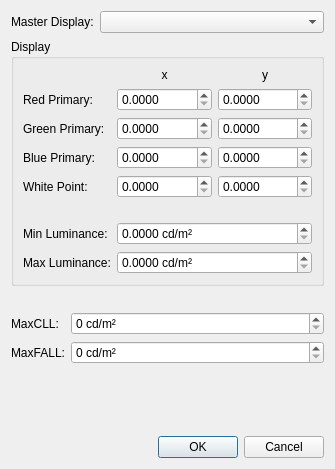
<?xml version="1.0" encoding="UTF-8"?>
<ui version="4.0">
 <class>VideoHDRMetadataOptionsDialog</class>
 <widget class="QDialog" name="VideoHDRMetadataOptionsDialog">
  <property name="geometry">
   <rect>
    <x>0</x>
    <y>0</y>
    <width>319</width>
    <height>469</height>
   </rect>
  </property>
  <property name="windowTitle">
   <string>Dialog</string>
  </property>
  <layout class="QVBoxLayout" name="verticalLayout">
   <item>
    <layout class="QFormLayout" name="formLayout_2">
     <item row="0" column="0">
      <widget class="QLabel" name="label">
       <property name="text">
        <string>Master Display:</string>
       </property>
      </widget>
     </item>
     <item row="0" column="1">
      <widget class="QComboBox" name="cmbMasterDisplay"/>
     </item>
    </layout>
   </item>
   <item>
    <widget class="QGroupBox" name="grpCustomDisplay">
     <property name="title">
      <string>Display</string>
     </property>
     <layout class="QFormLayout" name="formLayout_3">
      <item row="0" column="1">
       <layout class="QHBoxLayout" name="horizontalLayout_5" stretch="1,1">
        <item>
         <widget class="QLabel" name="label_5">
          <property name="text">
           <string>x</string>
          </property>
          <property name="alignment">
           <set>Qt::AlignCenter</set>
          </property>
         </widget>
        </item>
        <item>
         <widget class="QLabel" name="label_6">
          <property name="text">
           <string>y</string>
          </property>
          <property name="alignment">
           <set>Qt::AlignCenter</set>
          </property>
         </widget>
        </item>
       </layout>
      </item>
      <item row="1" column="0">
       <widget class="QLabel" name="label_4">
        <property name="text">
         <string>Red Primary:</string>
        </property>
       </widget>
      </item>
      <item row="1" column="1">
       <layout class="QHBoxLayout" name="horizontalLayout">
        <item>
         <widget class="QDoubleSpinBox" name="dblRedX">
          <property name="sizePolicy">
           <sizepolicy hsizetype="MinimumExpanding" vsizetype="Fixed">
            <horstretch>1</horstretch>
            <verstretch>0</verstretch>
           </sizepolicy>
          </property>
          <property name="decimals">
           <number>4</number>
          </property>
         </widget>
        </item>
        <item>
         <widget class="QDoubleSpinBox" name="dblRedY">
          <property name="sizePolicy">
           <sizepolicy hsizetype="MinimumExpanding" vsizetype="Fixed">
            <horstretch>1</horstretch>
            <verstretch>0</verstretch>
           </sizepolicy>
          </property>
          <property name="decimals">
           <number>4</number>
          </property>
         </widget>
        </item>
       </layout>
      </item>
      <item row="3" column="0">
       <widget class="QLabel" name="label_7">
        <property name="text">
         <string>Green Primary:</string>
        </property>
       </widget>
      </item>
      <item row="3" column="1">
       <layout class="QHBoxLayout" name="horizontalLayout_2">
        <item>
         <widget class="QDoubleSpinBox" name="dblGreenX">
          <property name="sizePolicy">
           <sizepolicy hsizetype="MinimumExpanding" vsizetype="Fixed">
            <horstretch>1</horstretch>
            <verstretch>0</verstretch>
           </sizepolicy>
          </property>
          <property name="decimals">
           <number>4</number>
          </property>
         </widget>
        </item>
        <item>
         <widget class="QDoubleSpinBox" name="dblGreenY">
          <property name="sizePolicy">
           <sizepolicy hsizetype="MinimumExpanding" vsizetype="Fixed">
            <horstretch>1</horstretch>
            <verstretch>0</verstretch>
           </sizepolicy>
          </property>
          <property name="decimals">
           <number>4</number>
          </property>
         </widget>
        </item>
       </layout>
      </item>
      <item row="5" column="0">
       <widget class="QLabel" name="label_8">
        <property name="text">
         <string>Blue Primary:</string>
        </property>
       </widget>
      </item>
      <item row="5" column="1">
       <layout class="QHBoxLayout" name="horizontalLayout_3">
        <item>
         <widget class="QDoubleSpinBox" name="dblBlueX">
          <property name="sizePolicy">
           <sizepolicy hsizetype="MinimumExpanding" vsizetype="Fixed">
            <horstretch>1</horstretch>
            <verstretch>0</verstretch>
           </sizepolicy>
          </property>
          <property name="decimals">
           <number>4</number>
          </property>
         </widget>
        </item>
        <item>
         <widget class="QDoubleSpinBox" name="dblBlueY">
          <property name="sizePolicy">
           <sizepolicy hsizetype="MinimumExpanding" vsizetype="Fixed">
            <horstretch>1</horstretch>
            <verstretch>0</verstretch>
           </sizepolicy>
          </property>
          <property name="decimals">
           <number>4</number>
          </property>
         </widget>
        </item>
       </layout>
      </item>
      <item row="7" column="0">
       <widget class="QLabel" name="label_9">
        <property name="text">
         <string>White Point:</string>
        </property>
       </widget>
      </item>
      <item row="7" column="1">
       <layout class="QHBoxLayout" name="horizontalLayout_4">
        <item>
         <widget class="QDoubleSpinBox" name="dblWhiteX">
          <property name="sizePolicy">
           <sizepolicy hsizetype="MinimumExpanding" vsizetype="Fixed">
            <horstretch>1</horstretch>
            <verstretch>0</verstretch>
           </sizepolicy>
          </property>
          <property name="decimals">
           <number>4</number>
          </property>
         </widget>
        </item>
        <item>
         <widget class="QDoubleSpinBox" name="dblWhiteY">
          <property name="sizePolicy">
           <sizepolicy hsizetype="MinimumExpanding" vsizetype="Fixed">
            <horstretch>1</horstretch>
            <verstretch>0</verstretch>
           </sizepolicy>
          </property>
          <property name="decimals">
           <number>4</number>
          </property>
         </widget>
        </item>
       </layout>
      </item>
      <item row="9" column="1">
       <spacer name="verticalSpacer">
        <property name="orientation">
         <enum>Qt::Vertical</enum>
        </property>
        <property name="sizeType">
         <enum>QSizePolicy::Maximum</enum>
        </property>
        <property name="sizeHint" stdset="0">
         <size>
          <width>195</width>
          <height>12</height>
         </size>
        </property>
       </spacer>
      </item>
      <item row="10" column="0">
       <widget class="QLabel" name="label_11">
        <property name="text">
         <string>Min Luminance:</string>
        </property>
       </widget>
      </item>
      <item row="10" column="1">
       <widget class="QDoubleSpinBox" name="dblMinLuminance">
        <property name="suffix">
         <string> cd/m²</string>
        </property>
        <property name="decimals">
         <number>4</number>
        </property>
        <property name="maximum">
         <double>10000.000000000000000</double>
        </property>
       </widget>
      </item>
      <item row="12" column="0">
       <widget class="QLabel" name="label_10">
        <property name="text">
         <string>Max Luminance:</string>
        </property>
       </widget>
      </item>
      <item row="12" column="1">
       <widget class="QDoubleSpinBox" name="dblMaxLuminance">
        <property name="suffix">
         <string> cd/m²</string>
        </property>
        <property name="decimals">
         <number>4</number>
        </property>
        <property name="maximum">
         <double>10000.000000000000000</double>
        </property>
       </widget>
      </item>
     </layout>
    </widget>
   </item>
   <item>
    <spacer name="verticalSpacer_3">
     <property name="orientation">
      <enum>Qt::Vertical</enum>
     </property>
     <property name="sizeType">
      <enum>QSizePolicy::Maximum</enum>
     </property>
     <property name="sizeHint" stdset="0">
      <size>
       <width>20</width>
       <height>20</height>
      </size>
     </property>
    </spacer>
   </item>
   <item>
    <layout class="QFormLayout" name="formLayout">
     <item row="0" column="0">
      <widget class="QLabel" name="label_2">
       <property name="text">
        <string>MaxCLL:</string>
       </property>
      </widget>
     </item>
     <item row="0" column="1">
      <widget class="QSpinBox" name="intMaxCLL">
       <property name="suffix">
        <string> cd/m²</string>
       </property>
       <property name="maximum">
        <number>10000</number>
       </property>
      </widget>
     </item>
     <item row="1" column="0">
      <widget class="QLabel" name="label_3">
       <property name="text">
        <string>MaxFALL:</string>
       </property>
      </widget>
     </item>
     <item row="1" column="1">
      <widget class="QSpinBox" name="intMaxFALL">
       <property name="suffix">
        <string> cd/m²</string>
       </property>
       <property name="maximum">
        <number>10000</number>
       </property>
      </widget>
     </item>
    </layout>
   </item>
   <item>
    <spacer name="verticalSpacer_2">
     <property name="orientation">
      <enum>Qt::Vertical</enum>
     </property>
     <property name="sizeHint" stdset="0">
      <size>
       <width>20</width>
       <height>39</height>
      </size>
     </property>
    </spacer>
   </item>
   <item>
    <widget class="QDialogButtonBox" name="btnBox">
     <property name="orientation">
      <enum>Qt::Horizontal</enum>
     </property>
     <property name="standardButtons">
      <set>QDialogButtonBox::Cancel|QDialogButtonBox::Ok</set>
     </property>
    </widget>
   </item>
  </layout>
 </widget>
 <resources/>
 <connections/>
</ui>
